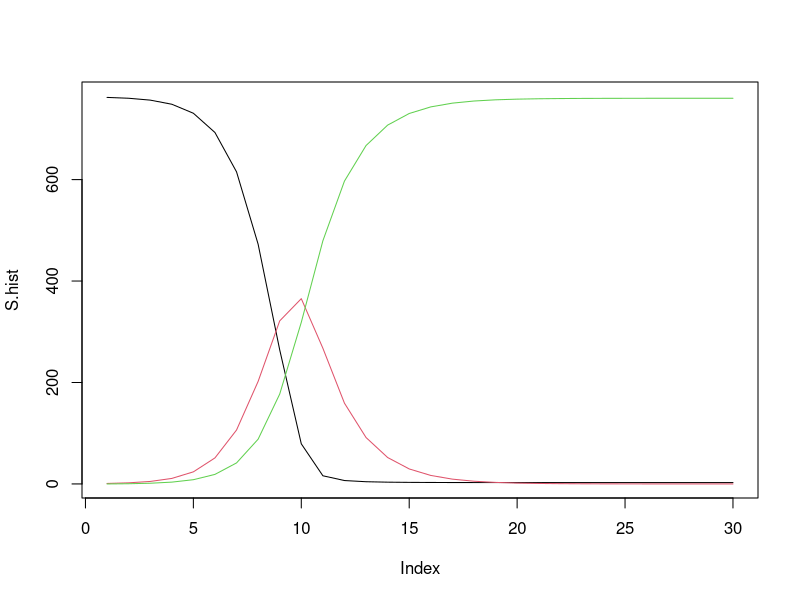

Recreate this plot in R.
alpha<-0.00218 #(person-1 day-1)
gamma<-0.44 #(day-1)
S<-762
I<-1
R<-0
S.hist<-c()
I.hist<-c()
R.hist<-c()
for (day in 1:30) {
	S.hist[day]<-S
	I.hist[day]<-I
	R.hist[day]<-R
	delta.S<-(-alpha*S*I)
	delta.I<-alpha*S*I-gamma*I
	delta.R<-gamma*I
	S<-S+delta.S
	I<-I+delta.I
	R<-R+delta.R
	# Ensure S,I,R > 0
	S<-max(S,0) 
	I<-max(I,0)
	R<-max(R,0)
}
plot(S.hist,type="l")
lines(I.hist,col=2)
lines(R.hist,col=3)
